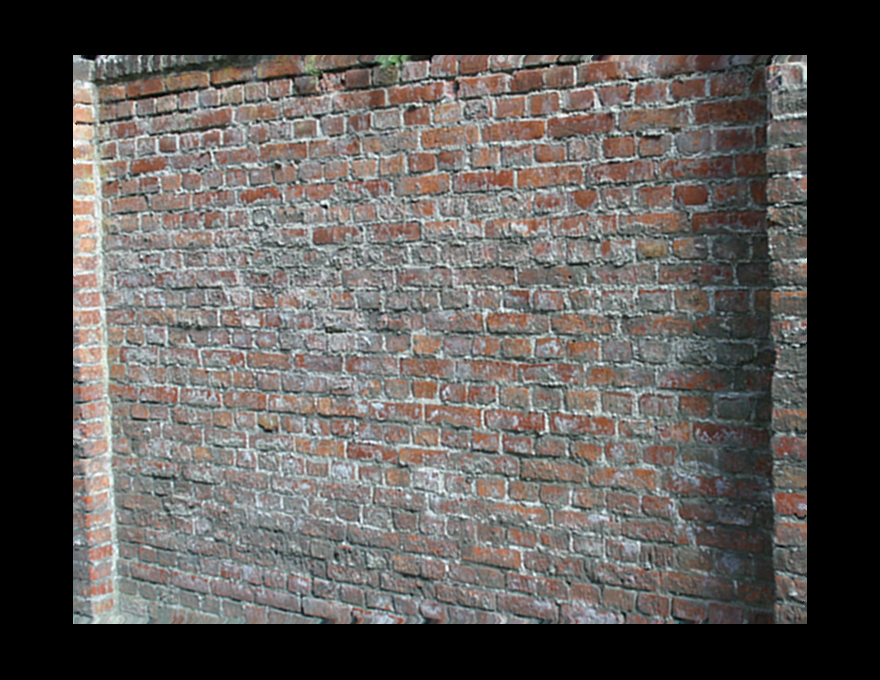
//> input picture build/墙/3.0.png, 880 x 680 px
$ ./orb_self   (built with g++ and OpenCV 4)
//> lines starting //> are read from the running program, lines starting //| are printed output that depends on the picture
//
// Created by xiang on 18-11-25.
//

#include </home/gyc/slambook/opencv-3.2.0/include/opencv2/opencv.hpp>
#include <string>
#include <nmmintrin.h>
#include <chrono>

#include <iostream>

#include <opencv2/features2d/features2d.hpp>


using namespace std;
using namespace cv;
// [7 lines of commented-out code are left out]

 string first_file = "./墙/3.0.png";
string second_file = "./墙/3.45.png";
// [14 lines of commented-out code are left out]
typedef vector<uint32_t> DescType; // Descriptor type

/**
 * compute descriptor of orb keypoints
 * @param img input image
 * @param keypoints detected fast keypoints
 * @param descriptors descriptors
 *
 * NOTE: if a keypoint goes outside the image boundary (8 pixels), descriptors will not be computed and will be left as
 * empty
 */
void ComputeORB(const cv::Mat &img, vector<cv::KeyPoint> &keypoints, vector<DescType> &descriptors);

float getMold(const int x, const int y);
float getSimilarity(const vector<cv::KeyPoint> &keypoints1, vector<cv::KeyPoint> &keypoints2, vector<cv::DMatch> &matches);
float ComputeMore(const vector<cv::KeyPoint> &keypoints1, vector<cv::KeyPoint> &keypoints2, vector<cv::DMatch> &matches);
void  Smatch(const vector<cv::KeyPoint> &keypoints1, vector<cv::KeyPoint> &keypoints2, vector<cv::DMatch> &matches, vector<cv::DMatch> &s_matches, float &moresimilarity );
void ransac(const vector<cv::KeyPoint> &keypoints1, vector<cv::KeyPoint> &keypoints2, vector<cv::DMatch> &matches,vector<cv::DMatch> &matches_ransac);
void getpdistance(const vector<cv::KeyPoint> &keypoints1, vector<cv::KeyPoint> &keypoints2, vector<cv::DMatch> &matches, vector<cv::DMatch> &pd_matches);

/**
 * brute-force match two sets of descriptors
 * @param desc1 the first descriptor
 * @param desc2 the second descriptor
 * @param matches matches of two images
 */
void BfMatch(const vector<DescType> &desc1, const vector<DescType> &desc2, vector<cv::DMatch> &matches, const int d_max );

int main(int argc, char **argv) {

  // load image
  cv::Mat first_image = cv::imread(first_file, 0);
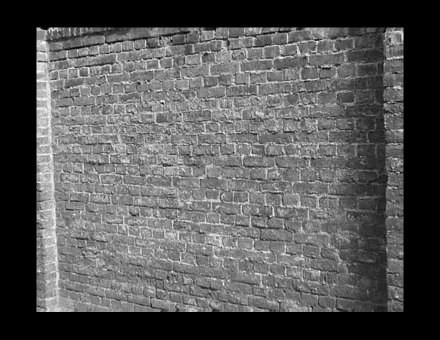
//> first_image: 680 rows x 880 cols, CV_8UC1 (shown at 1/2 size); min 0, max 255, mean 86.5
  cv::Mat second_image = cv::imread(second_file, 0);
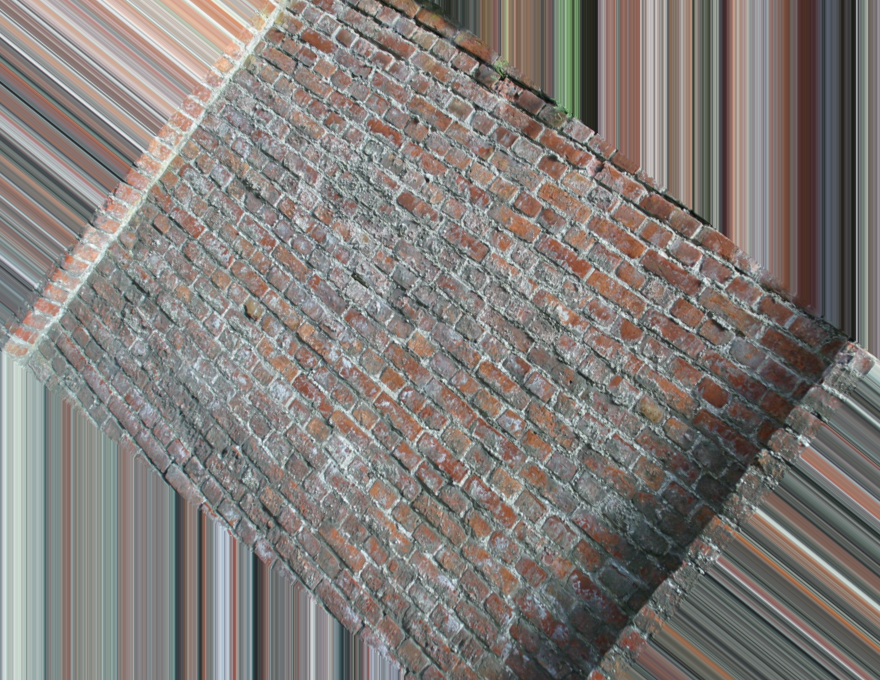
//> input picture build/墙/3.45.png, 880 x 680 px
  assert(first_image.data != nullptr && second_image.data != nullptr);

  // detect FAST keypoints1 using threshold=40
  chrono::steady_clock::time_point t1 = chrono::steady_clock::now();
  vector<cv::KeyPoint> keypoints1;
  cv::FAST(first_image, keypoints1, 40);
//> keypoints1 = 5159 keypoints; strongest (x, y, size): (73, 56, 7), (115, 61, 7), (76, 123, 7), (326, 207, 7)
//> (the rest of the program and of its run is left out)
